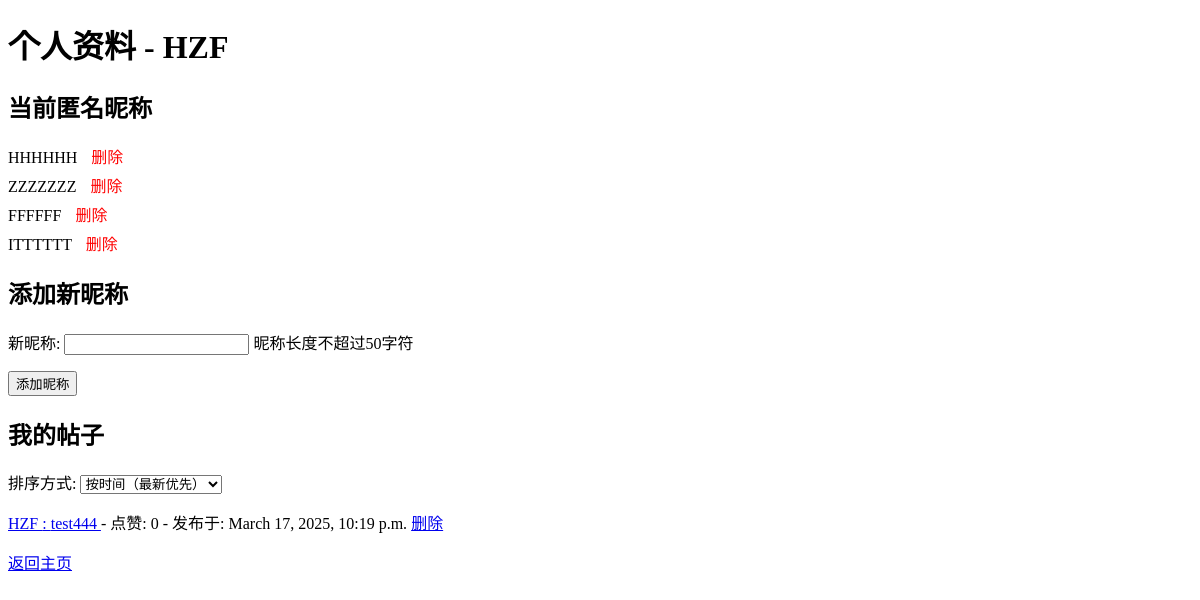
The page /profile/ (signed in) on the database its author committed.
### forum/models.py (models this page shows, shortened)
class GUser(AbstractUser):
    email = models.EmailField(unique=True)  # 邮箱作为唯一标识
    anonymous_nicknames = models.JSONField(default=list, blank=True)  # 存储多个匿名昵称
    is_admin = models.BooleanField(default=False)  # 区分普通用户和管理员

class Post(models.Model):
    user = models.ForeignKey(GUser, on_delete=models.CASCADE)
    circle = models.ForeignKey(TopicCircle, on_delete=models.CASCADE)
    content = models.TextField()
    is_anonymous = models.BooleanField(default=False)
    nickname = models.CharField(max_length=50, blank=True, null=True)  # 匿名时使用
    location = models.CharField(max_length=100, blank=True, null=True)  # 可选实时位置
    created_at = models.DateTimeField(auto_now_add=True)
    likes = models.IntegerField(default=0)
    dislikes = models.IntegerField(default=0)
    is_pinned = models.BooleanField(default=False)
    is_recommended = models.BooleanField(default=False)

### forum/views.py (the view, shortened to what this page needs)
# urls.py: path('profile/', views.profile, name='profile'),
@login_required
def profile(request):
    sort_by = request.GET.get('sort', 'created_at_desc')  # 默认按时间倒序
    sort_options = {
        'created_at_desc': '-created_at',
        'created_at_asc': 'created_at',
        'likes_desc': '-likes',
        'likes_asc': 'likes',
    }
    sort_field = sort_options.get(sort_by, '-created_at')
    user_posts = Post.objects.filter(user=request.user).order_by(sort_field)
    form = NicknameForm()
    return render(request, 'forum/profile.html', {
        'nicknames': request.user.anonymous_nicknames,
        'form': form,
        'user_posts': user_posts,
        'sort_by': sort_by
    })

### forum/forms.py (shortened to what this page needs)
class NicknameForm(forms.Form):
    nickname = forms.CharField(
        max_length=50,
        label="新昵称",
        help_text="昵称长度不超过50字符",
        required=True
    )

### forum/templates/forum/profile.html (shortened to what this page needs)
<!DOCTYPE html>
<html>
<head>
</head>
<body>
    <h1>个人资料 - {{ user.username }}</h1>
    <h2>当前匿名昵称</h2>
    <ul class="nickname-list">
        {% for nick in nicknames %}
            <li class="nickname-item">
                {{ nick }}
                <span class="delete-btn" onclick="deleteNickname('{{ nick }}')">删除</span>
            </li>
        {% empty %}
            <li>暂无匿名昵称。</li>
        {% endfor %}
    </ul>
    <h2>添加新昵称</h2>
    <form method="post">
        {{ form.as_p }}
        <button type="submit">添加昵称</button>
    </form>
    <h2>我的帖子</h2>
    <form class="sort-form" method="get">
        <label for="sort">排序方式:</label>
        <select name="sort" id="sort" onchange="this.form.submit()">
            <option value="created_at_desc" {% if sort_by == 'created_at_desc' %}selected{% endif %}>按时间（最新优先）</option>
        </select>
    </form>
    <ul class="post-list">
        {% for post in user_posts %}
            <li class="post-item">
                <a href="{% url 'post_detail' post.id %}">
                    {% if post.is_anonymous %}
                        {{ post.nickname|default:"Anonymous" }}
                    {% else %}
                        {{ post.user.username }}
                    {% endif %}
                    : {{ post.content|truncatechars:100 }}
                </a>
                - 点赞: {{ post.likes }}
                - 发布于: {{ post.created_at }}
                <a href="{% url 'user_post_delete' post.id %}">删除</a>
            </li>
        {% empty %}
            <li>暂无帖子。</li>
        {% endfor %}
    </ul>
    <a href="{% url 'home' %}">返回主页</a>
</body>
</html>

### forum/templates/forum/profile.html (style rules this page uses)
.nickname-list, .post-list { list-style-type: none; padding: 0; }
.nickname-item, .post-item { margin: 5px 0; }
.delete-btn { color: red; cursor: pointer; margin-left: 10px; }
.sort-form { margin: 10px 0; }

### rows shown on the page
GUser: username "HZF"
Post: user.username "HZF", content "test444", likes "0", created_at "March 17, 2025, 10:19 p.m."

### other values the page prints
{{ nick }} "HHHHHH" "ZZZZZZZ" "FFFFFF" "ITTTTTT"
